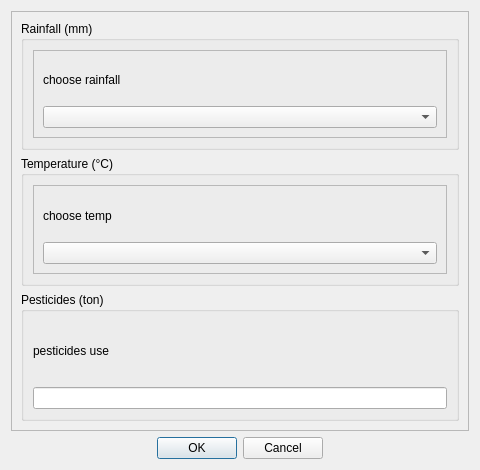
<?xml version="1.0" encoding="UTF-8"?>
<ui version="4.0">
 <class>Dialog</class>
 <widget class="QDialog" name="Dialog">
  <property name="geometry">
   <rect>
    <x>0</x>
    <y>0</y>
    <width>480</width>
    <height>470</height>
   </rect>
  </property>
  <property name="windowTitle">
   <string>Dialog</string>
  </property>
  <layout class="QVBoxLayout" name="verticalLayout">
   <item>
    <widget class="QFrame" name="frame">
     <property name="frameShape">
      <enum>QFrame::StyledPanel</enum>
     </property>
     <property name="frameShadow">
      <enum>QFrame::Raised</enum>
     </property>
     <layout class="QVBoxLayout" name="verticalLayout_2">
      <item>
       <widget class="QGroupBox" name="groupBox">
        <property name="title">
         <string>Rainfall (mm)</string>
        </property>
        <layout class="QHBoxLayout" name="horizontalLayout">
         <item>
          <widget class="QFrame" name="frame_3">
           <property name="sizePolicy">
            <sizepolicy hsizetype="Expanding" vsizetype="Preferred">
             <horstretch>0</horstretch>
             <verstretch>0</verstretch>
            </sizepolicy>
           </property>
           <property name="frameShape">
            <enum>QFrame::StyledPanel</enum>
           </property>
           <property name="frameShadow">
            <enum>QFrame::Raised</enum>
           </property>
           <layout class="QVBoxLayout" name="verticalLayout_4">
            <item>
             <widget class="QLabel" name="label_2">
              <property name="contextMenuPolicy">
               <enum>Qt::NoContextMenu</enum>
              </property>
              <property name="text">
               <string>choose rainfall</string>
              </property>
             </widget>
            </item>
            <item>
             <widget class="QComboBox" name="predict_rain">
              <property name="enabled">
               <bool>true</bool>
              </property>
              <property name="editable">
               <bool>false</bool>
              </property>
             </widget>
            </item>
           </layout>
          </widget>
         </item>
        </layout>
       </widget>
      </item>
      <item>
       <widget class="QGroupBox" name="groupBox_2">
        <property name="title">
         <string>Temperature (°C)</string>
        </property>
        <layout class="QHBoxLayout" name="horizontalLayout_2">
         <item>
          <widget class="QFrame" name="frame_5">
           <property name="sizePolicy">
            <sizepolicy hsizetype="Expanding" vsizetype="Preferred">
             <horstretch>0</horstretch>
             <verstretch>0</verstretch>
            </sizepolicy>
           </property>
           <property name="frameShape">
            <enum>QFrame::StyledPanel</enum>
           </property>
           <property name="frameShadow">
            <enum>QFrame::Raised</enum>
           </property>
           <layout class="QVBoxLayout" name="verticalLayout_6">
            <item>
             <widget class="QLabel" name="label_4">
              <property name="contextMenuPolicy">
               <enum>Qt::NoContextMenu</enum>
              </property>
              <property name="text">
               <string>choose temp</string>
              </property>
             </widget>
            </item>
            <item>
             <widget class="QComboBox" name="predict_temp">
              <property name="editable">
               <bool>false</bool>
              </property>
             </widget>
            </item>
           </layout>
          </widget>
         </item>
        </layout>
       </widget>
      </item>
      <item>
       <widget class="QGroupBox" name="groupBox_3">
        <property name="title">
         <string>Pesticides (ton)</string>
        </property>
        <layout class="QVBoxLayout" name="verticalLayout_3">
         <item>
          <widget class="QLabel" name="label_5">
           <property name="text">
            <string>pesticides use</string>
           </property>
          </widget>
         </item>
         <item>
          <widget class="QLineEdit" name="pesticide"/>
         </item>
        </layout>
       </widget>
      </item>
     </layout>
    </widget>
   </item>
   <item alignment="Qt::AlignHCenter">
    <widget class="QDialogButtonBox" name="buttonBox">
     <property name="orientation">
      <enum>Qt::Horizontal</enum>
     </property>
     <property name="standardButtons">
      <set>QDialogButtonBox::Cancel|QDialogButtonBox::Ok</set>
     </property>
    </widget>
   </item>
  </layout>
 </widget>
 <resources/>
 <connections>
  <connection>
   <sender>buttonBox</sender>
   <signal>accepted()</signal>
   <receiver>Dialog</receiver>
   <slot>accept()</slot>
   <hints>
    <hint type="sourcelabel">
     <x>248</x>
     <y>254</y>
    </hint>
    <hint type="destinationlabel">
     <x>157</x>
     <y>274</y>
    </hint>
   </hints>
  </connection>
  <connection>
   <sender>buttonBox</sender>
   <signal>rejected()</signal>
   <receiver>Dialog</receiver>
   <slot>reject()</slot>
   <hints>
    <hint type="sourcelabel">
     <x>316</x>
     <y>260</y>
    </hint>
    <hint type="destinationlabel">
     <x>286</x>
     <y>274</y>
    </hint>
   </hints>
  </connection>
 </connections>
</ui>
